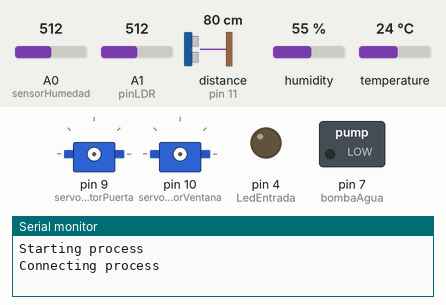
A sketch run on a simulated Arduino Uno, built for the host (arithmetic inside an expression is 32-bit, double 64-bit). Shown: 2 × servo, switched loads named in the sketch (green lamp = pin HIGH), output pins drawn as LEDs (lit = HIGH), the last lines printed to the serial monitor. The test bench sets the inputs (shaded band); at power-on: A0 (sensorHumedad) = 512, A1 (pinLDR) = 512, distance to the obstacle (sensor on pin 11) 80 cm, humidity 55 %, temperature 24 °C. The echo pulse lasts 58.3 µs per cm; WiFi joins after 1.5 s; servers stay silent unless stated; the modem accepts every AT command (registered, SIM ready, sends succeed) and sends nothing else; pins used as bus, display or sensor lines are not drawn.

Above: at 0.1 s.
At 19.6 s:
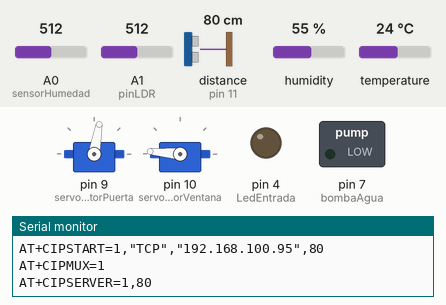
At 26.6 s:
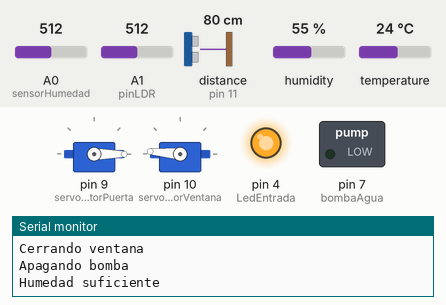
Timing chart, 0 to 28.1 s (numbered marks = the images above):
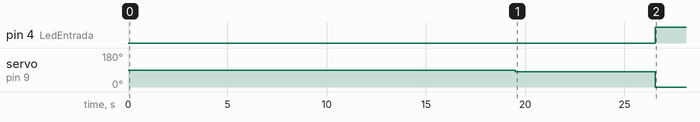

Measured:
- by itself, pin 4 (LedEntrada): LOW → HIGH at 26.5 s
- by itself, servo on pin 9 (servoMotorPuerta): 90° → 80° at 19.5 s, → 0° 7.0 s later

The sketch:

CasaInteligente.ino
```cpp
#include <WiFiEsp.h>
#include "WiFiEspClient.h"
#include "SoftwareSerial.h"
#include <Servo.h>     // Incluímos la librería para poder controlar el servo
#include "DHT.h"       // Incluímos la librería para poder controlar el sensor DHT11
#define DHTPIN 8       // Pin donde está conectado el sensor
#define DHTTYPE DHT11  // Tipo de sensor DHT11

DHT dht(DHTPIN, DHTTYPE);  // Creamos el objeto para el sensor

// Declaramos las variables para controlar los servos
Servo servoMotorPuerta;
Servo servoMotorVentana;

const int Trigger = 12;  //Pin digital 2 para el Trigger del sensor
const int Echo = 11;     //Pin digital 3 para el Echo del sensor

const int bombaAgua = 7;  //Pin digital 7 para la bomba de agua

int LedEntrada = 4;  //Pin digital 4 para el led de entrada

int sensorHumedad = A0;  //Pin analogico 0 para el sensor de humedad

int pinLDR = A1;  // Pin analogico de entrada para el LDR

//Nombre de la red
#define WIFI_AP "Totalplay-EBA6"
//Contraseña de la res
#define WIFI_PASSWORD "EBA6388CRgs3A33g"

//Ip del Modulo Wifi
String host = "192.168.100.95";

SoftwareSerial soft(2, 3);  // RX, TX

String text;
int randomNumber = 0;

void setup() {
  Serial.begin(9600);
  soft.begin(9600);  //Inicialización de wifi
  Serial.println("Starting process");

  dht.begin();  // Iniciamos el sensor DHT11

  connectWifi();

  // Iniciamos el servo para que empiece a trabajar con el pin 9
  servoMotorPuerta.attach(9);
  servoMotorVentana.attach(10);

  pinMode(Trigger, OUTPUT);     //pin como salida
  pinMode(Echo, INPUT);         //pin como entrada
  pinMode(LedEntrada, OUTPUT);  //pin como salida
  pinMode(bombaAgua, OUTPUT);   //pin como salida
  digitalWrite(Trigger, LOW);   //Inicializamos el pin con 0
  delay(10001);
  servoMotorPuerta.write(80);    //Cerrar puerta
  servoMotorVentana.write(175);  //Cerrar ventana
}

void loop() {

  while (soft.available()) {   //Si esta prendida
    if (soft.find("+IPD,")) {  //buscamos
      String text = soft.readString();
      delay(600);
      String value = getString(text);  //extraemos el valor
      delay(600);
      Serial.println(value);

      if (value == "1") {
        Serial.println("Foco");
        delay(5000);
        digitalWrite(LedEntrada, HIGH);
        delay(5000);
        digitalWrite(LedEntrada, LOW);

      } else if (value == "2") {
        Serial.println("Puerta");
        abrirPuerta();
        delay(3000);
        cerrarPuerta();

      } else if (value == "3") {
        Serial.println("Ventana");
        delay(500);
        abrirVentana();

      } else if (value == "4") {
        Serial.println("Bomba");
        encenderBomba();
      } else {
        Serial.println("Dato desconcido");
      }
    }
  }

  // Leemos la temperatura
  long temperatura = obtenerTemperatura();
  // Leemos la distancia
  long distancia = obtenerDistancia();
  // Leemos la humedad
  int humedad = obtenerHumedad();
  //Leemos la luz
  int luz = obtenerLuz();

  String data = String(distancia) + "," + String(temperatura) + "," + String(humedad) + "," + String(luz) + "";
  String LONG_MESSAGE = String("AT+CIPSEND=0," + String(data.length()) + "\r\n");


  delay(3000);
  sendATCommand(LONG_MESSAGE);
  delay(2000);
  sendATCommand(data);


  if (distancia < 11) {
    abrirPuerta();
    delay(3000);
    cerrarPuerta();
  } else {
    Serial.println("No hay nadie");
    cerrarPuerta();
  }

  if (temperatura > 32) {
    abrirVentana();
    Serial.println("Temperatura alta");
  } else {
    Serial.println("Temperatura normal");
    cerrarVentana();
  }

  if (humedad < 110) {
    if (luz > 500) {
      encenderBomba();
      Serial.println("Humedad baja");
    } else {
      apagarBomba();
      Serial.println("Humedad baja, esperar a que haya menos luz");
    }
  } else {
    apagarBomba();
    Serial.println("Humedad suficiente");
  }
}

void sendATCommand(String command) {
  soft.print(command);      //Envio de datos
  Serial.println(command);  //Mostramos lo que enviamos

  delay(500);
}

void connectWifi() {
  Serial.println("Connecting process");
  delay(500);
  //Comprobación medinate libreria si esta conectado
  uint8_t wifiStatus;
  WiFi.init(&soft);

  if (WiFi.status() == WL_NO_SHIELD) {
    Serial.println("Wifi no responde");
    while (true)
      ;
  }


  while (wifiStatus != WL_CONNECTED) {
    Serial.println("Intentando conectar a ..." + String(WIFI_AP));
    wifiStatus = WiFi.begin(WIFI_AP, WIFI_PASSWORD);  //Conexión a la red
    delay(500);
  }

  Serial.println("Conectada");

  sendATCommand("AT+CWMODE=3");  //Modo del modulo wifi
  esp01_config();
}
void esp01_config() {
  int counter = 0;

  String HOST = String("AT+CIPSTART=1,\"TCP\",\"" + host + "\",80\r\n");  // incio de servidor
  sendATCommand(HOST);
  delay(1000);


  Serial.println("AT+CIPMUX=1");  // activación de multiconexiones

  while (1) {
    soft.println("AT+CIPMUX=1");
    delay(250);
    if (soft.find("OK")) {
      counter += 1;
    }
    if (counter == 10) {
      counter = 0;
      break;
    }
  }
  Serial.println("AT+CIPSERVER=1,80");  // Activamos El puerto

  while (1) {
    soft.println("AT+CIPSERVER=1,80");
    delay(250);
    if (soft.find("OK")) {
      counter += 1;
    }
    if (counter == 10) {
      counter = 0;
      break;
    }
  }
}
String getString(String lecturaWifi) {
  int lng = 0, delimiter = 0;
  String lmessage;

  lng = lecturaWifi.length();
  for (int i = 0; i < lng; i++) {
    if (lecturaWifi[i] == ':') {
      delimiter = i;
    }
    if (i > delimiter && delimiter != 0) {
      lmessage += lecturaWifi[i];
    }
  }
  return lmessage;
}

//Funcion para abrir la puerta
void abrirPuerta() {
  servoMotorPuerta.write(80);  //Abrir puerta
  digitalWrite(LedEntrada, LOW);
  Serial.println("Abriendo puerta");
}

//Funcion para cerrar la puerta
void cerrarPuerta() {
  servoMotorPuerta.write(0);  //Cerrar puerta
  digitalWrite(LedEntrada, HIGH);
  Serial.println("Cerrando puerta");
}

//Funcion para abrir la ventana
void abrirVentana() {
  servoMotorVentana.write(120);  //Abrir ventana
  Serial.println("Abriendo ventana");
}

//Funcion para cerrar la ventana
void cerrarVentana() {
  servoMotorVentana.write(175);  //Cerrar ventana
  Serial.println("Cerrando ventana");
}

void encenderBomba() {
  digitalWrite(bombaAgua, HIGH);
  Serial.println("Encendiendo bomba");
}

void apagarBomba() {
  digitalWrite(bombaAgua, LOW);
  Serial.println("Apagando bomba");
}

//Funcion para leer la temperatura
float obtenerTemperatura() {
  float temperatura = dht.readTemperature();  //Leemos la temperatura en grados Celsius
  Serial.print("Temperatura: ");
  Serial.println(temperatura);
  return temperatura;
}

//Funcion para obtener la distancia
long obtenerDistancia() {
  long t;  //timepo que demora en llegar el eco
  long d;  //distancia en centimetros
  digitalWrite(Trigger, HIGH);
  delayMicroseconds(10);  //Enviamos un pulso de 10us
  digitalWrite(Trigger, LOW);

  t = pulseIn(Echo, HIGH);  //obtenemos el ancho del pulso
  d = t / 59;               //escalamos el tiempo a una distancia en cm
  Serial.print("Distancia: ");
  Serial.println(d);  //Enviamos serialmente el valor de la distancia
  return d;
}

int obtenerHumedad() {
  int humedad = analogRead(sensorHumedad);
  Serial.print("Humedad: ");
  Serial.println(humedad);
  return humedad;
}

int obtenerLuz() {
  // Variable donde se almacena el valor del LDR
  int valorLDR = analogRead(pinLDR);
  return valorLDR;
}
```
